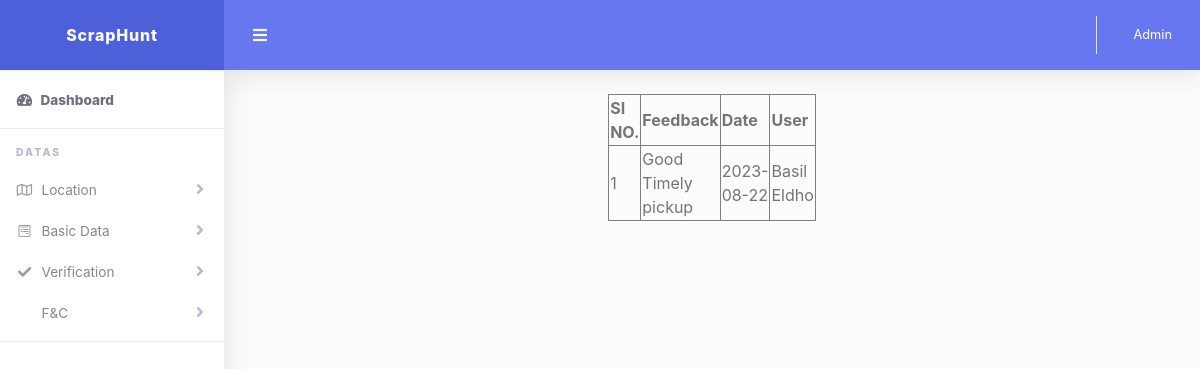
/Admin/ViewuserFeedback.php (signed in), run on the app's committed database.
### tables this page shows
CREATE TABLE `tbl_feedback` (
  `feedback_id` int(11) NOT NULL,
  `feedback_content` varchar(50) NOT NULL,
  `feedback_date` varchar(50) NOT NULL,
  `user_id` int(11) NOT NULL
);

CREATE TABLE `tbl_user` (
  `user_id` int(11) NOT NULL,
  `user_name` varchar(50) NOT NULL,
  `user_password` varchar(50) NOT NULL,
  `place_id` int(11) NOT NULL,
  `user_address` varchar(50) NOT NULL,
  `user_email` varchar(50) NOT NULL,
  `user_contact` varchar(50) NOT NULL,
  `user_photo` varchar(50) NOT NULL
);

### web/Admin/ViewuserFeedback.php (the view, shortened to what this page needs)
<!DOCTYPE html PUBLIC "-//W3C//DTD XHTML 1.0 Transitional//EN" "http://www.w3.org/TR/xhtml1/DTD/xhtml1-transitional.dtd">
<html xmlns="http://www.w3.org/1999/xhtml">
<head>
</head>
<body>
<?php
include("Head.php");
?>
<form id="form1" name="form1" method="post" action="">
<table width="200" border="1" align="center">
  <tr>
    <th>SI NO.</th>
    <th>Feedback</th>
    <th>Date</th>
    <th>User</th>
  </tr>
  <?php
  $i = 0;
  $selQry = "select * from tbl_feedback f inner join tbl_user u on f.user_id=u.user_id ";
  $row = $Conn->query($selQry);
  while($data=$row->fetch_assoc())
  {
	  $i++;
  ?>
  <tr>
    <td><?php echo $i?></td>
    <td><?php echo $data["feedback_content"]?></td>
    <td><?php echo $data["feedback_date"]?></td>
    <td><?php echo $data["user_name"]?></td>
  </tr>
  <?php
  }
  ?>
</table>
</form>
</body>
<?php
include("Foot.php");
?>
</html>

### data on the page
tbl_feedback: feedback_content "Good Timely pickup", feedback_date "2023-08-22", user.user_name "Basil Eldho"

### other printed values
$_SESSION["aname"] "Admin"
